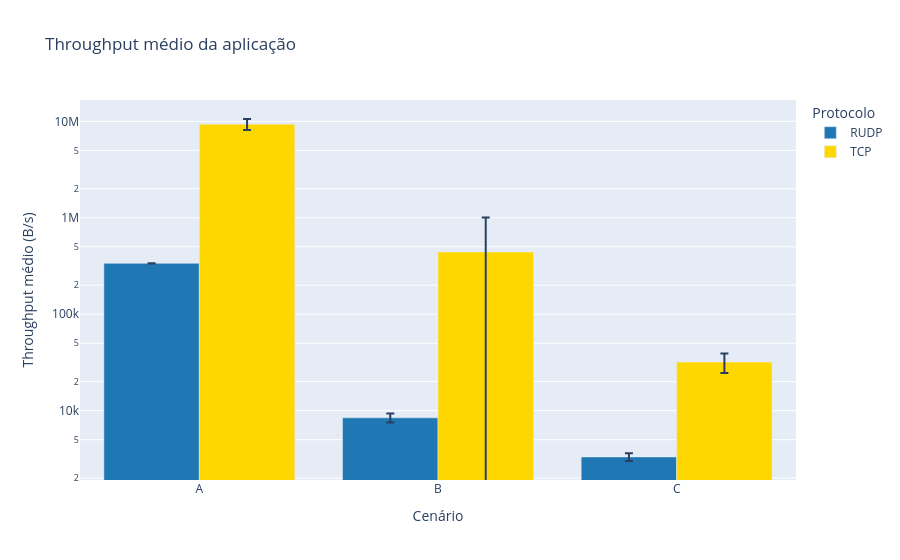

Notebook code for this chart:
### Code cell
summary = (
    dados.groupby(["scenario", "protocol"])
      .agg(
          mean_throughput=("throughput_bps", "mean"),
          std_throughput=("throughput_bps", "std")
      )
      .reset_index()
)

fig = px.bar(
    summary,
    x="scenario",
    y="mean_throughput",
    color="protocol",
    barmode="group",
    error_y="std_throughput",
    title="Throughput médio da aplicação",
    labels={
        "scenario": "Cenário",
        "mean_throughput": "Throughput médio (B/s)",
        "protocol": "Protocolo"
    },
    color_discrete_sequence=cores
)

fig.update_yaxes(type="log")

fig.write_image(
    "../results/figures/throughput_app.png",
)
fig.show()

### Figure 1 — Plotly figure (JSON) as saved in the notebook; plotly's stock layout.template omitted (floating-point values rounded to 4 significant figures)
{"data": [{"alignmentgroup": "True", "error_y": {"array": [1322.0, 902.1, 305.4]}, "hovertemplate": "Protocolo=RUDP<br>Cenário=%{x}<br>Throughput médio (B/s)=%{y}<extra></extra>", "legendgroup": "RUDP", "marker": {"color": "#1F77B4", "pattern": {"shape": ""}}, "name": "RUDP", "offsetgroup": "RUDP", "orientation": "v", "showlegend": true, "textposition": "auto", "type": "bar", "x": ["A", "B", "C"], "xaxis": "x", "y": [337100.0, 8427.0, 3311.0], "yaxis": "y"}, {"alignmentgroup": "True", "error_y": {"array": [1226000.0, 563400.0, 7229.0]}, "hovertemplate": "Protocolo=TCP<br>Cenário=%{x}<br>Throughput médio (B/s)=%{y}<extra></extra>", "legendgroup": "TCP", "marker": {"color": "#FFD700", "pattern": {"shape": ""}}, "name": "TCP", "offsetgroup": "TCP", "orientation": "v", "showlegend": true, "textposition": "auto", "type": "bar", "x": ["A", "B", "C"], "xaxis": "x", "y": [9347000.0, 442400.0, 31870.0], "yaxis": "y"}], "layout": {"barmode": "group", "legend": {"title": {"text": "Protocolo"}, "tracegroupgap": 0}, "title": {"text": "Throughput médio da aplicação"}, "xaxis": {"anchor": "y", "domain": [0, 1], "title": {"text": "Cenário"}}, "yaxis": {"anchor": "x", "domain": [0, 1], "title": {"text": "Throughput médio (B/s)"}, "type": "log"}}}
